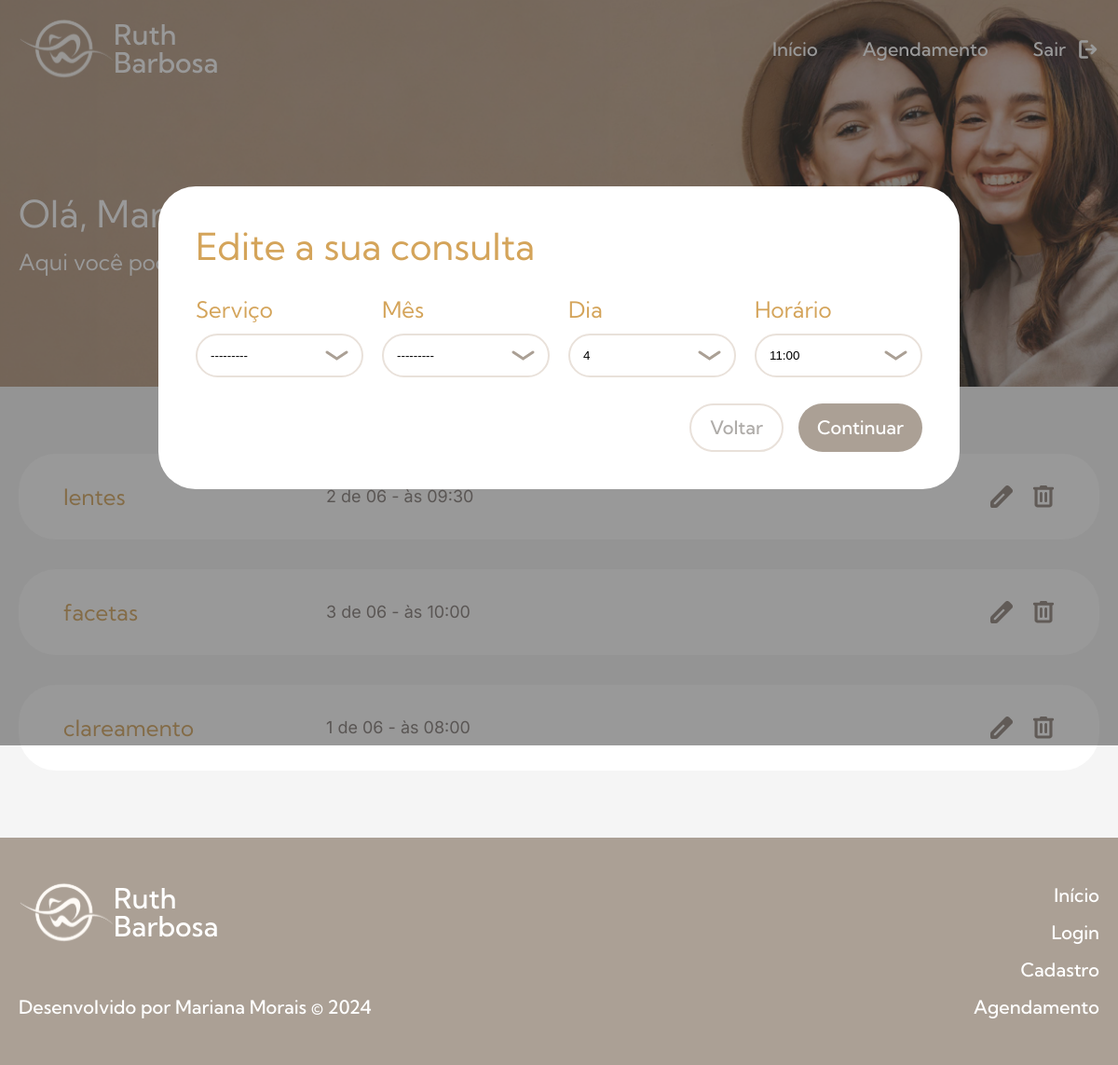
Screenshot of /reagendamento/1/1 with the database file from the repository.
### agendamento/models.py (models this page shows, shortened)
class Consulta(models.Model):
    OPCOES_SERVICO = [
        ("Clareamento dental", "Clareamento dental"),
        ("Facetas", "Facetas"),
        ("Lentes de Contato", "Lentes de Contato"),
        ("Tratamento de Canal", "Tratamento de Canal"),
        ("Tratamento de Gengiva", "Tratamento de Gengiva"),
    ]
    OPCOES_MES = [
        ("Junho", "Junho"),
        ("Julho", "Julho"),
        ("Agosto", "Agosto"),
    ]
    OPCOES_DIA = [
        (1, 1),
        (2, 2),
        (3, 3),
        (4, 4),
        (5, 5),
        (6, 6),
        (7, 7),
        (8, 8),
        (9, 9),
        (10, 10),
    ]
    OPCOES_HORARIO = [
        ("08:00", "08:00"),
        ("08:30", "08:30"),
        ("09:00", "09:00"),
        ("09:30", "09:30"),
        ("10:00", "10:00"),
        ("10:30", "10:30"),
        ("11:00", "11:00"),
        ("11:30", "11:30"),
        ("12:00", "12:00"),
        ("12:30", "12:30"),
    ]
    servico = models.CharField(max_length=100, choices=OPCOES_SERVICO, null=False, blank=False)
    mes = models.CharField(max_length=20, choices=OPCOES_MES, null=False, blank=False)
    dia = models.IntegerField(choices=OPCOES_DIA, null=False, blank=False)
    horario = models.CharField(max_length=100, choices=OPCOES_HORARIO, null=False, blank=False)
    cliente = models.ForeignKey(
        User, on_delete=models.SET_NULL, null=True, blank=False
    )

### agendamento/views.py (the view)
# urls.py: path('reagendamento/1/<int:consulta_id>', reagendamento_1, name='reagendamento_1'),
def reagendamento_1(request, consulta_id):
    consulta = get_object_or_404(Consulta, id=consulta_id)
    form = ConsultaForms(instance=consulta)
    consultas = Consulta.objects.filter(cliente=request.user.id)
    if request.method == 'POST':
        form = ConsultaForms(request.POST, instance=consulta)
        if form.is_valid():
            form.save()
            return redirect('pagina_usuario')
    return render(request, 'agendamento/reagendamento_1.html', {'form': form, 'consulta_id': consulta_id, 'cards': consultas})

### agendamento/forms.py
class ConsultaForms(forms.ModelForm):
    class Meta:
        model = Consulta
        exclude = ['cliente']
        labels = {
            'mes': 'Mês',
            'horario': 'Horário',
            'servico': 'Serviço',
        }
        widgets = {
            'servico': forms.Select(attrs={'class': 'select'}),
            'mes': forms.Select(attrs={'class': 'select'}),
            'dia': forms.Select(attrs={'class': 'select'}),
            'horario': forms.Select(attrs={'class': 'select',
                                           'max-height': '100px', 'style': 'overflow-y: auto'}),
            'cliente': forms.HiddenInput(),
        }

### templates/agendamento/reagendamento_1.html (shortened to what this page needs)
{% extends 'base.html' %}
{% load static %}
{% block content %}
<div class="reagendamento-bg">
    <section class="reagendamento container">
        <form action="{% url 'reagendamento_1' consulta_id %}" method="POST" enctype="multipart/form-data" class="reagendamento-form">
            <h2 class="titulo2 c9">Edite a sua consulta</h2>
            <div class="reagendamento-select-flex">
                {% for field in form.visible_fields %}
                <div>
                    <label for="{{ field.id_for_label }}" class="titulo3 c9 ">{{ field.label }}</label>
                    {{ field }}
                </div>
                {% endfor %}
            </div>
            <div class="cancelamento-botoes">
                <a href="{% url 'pagina_usuario' %}" class="botao4">Voltar</a>
                <button type="submit" class="botao2">Continuar</button>
            </div>
        </form>
    </section>
</div>
<div class="usuario-bg">
    {% include 'partials/_header_usuario.html' %}
    <article class="usuario-intro container w">
        <h2 class="titulo2">Olá, Mariana!</h2>
        <p class="titulo3">Aqui você pode verificar, remarcar ou cancelar as suas consultas.</p>
    </article>
</div>
<section class="usuario-lista-bg">
    <ul class="usuario-lista container">
        {% if cards %}
        {% for item in cards %}
        <li class="usuario-lista-item">
            <p class="titulo3 c9">{{item.servico}}</p>
            <span class="fonte3 c6">{{item.dia}} de {{item.mes}} - às {{item.horario}}</span>
            <div class="usuario-lista-item-icones">
                <a href="{% url 'reagendamento_1' item.id %}"><img src="{% static 'imagens/icones/edit.svg' %}" alt="Editar"></a>
                <a href="{% url 'cancelamento_1' item.id %}"><img src="{% static 'imagens/icones/lixeira.svg' %}" alt="Deletar"></a>
            </div>
        </li>
        {% endfor %}
        {% endif %}
    </ul>
</section>
{% include 'partials/_footer_1.html' %}
{% endblock %}

### rows the page displays
Consulta: visible_fields "---------" "---------" "4" "11:00"
Consulta: servico "lentes", dia "2", mes "06", horario "09:30"
Consulta: servico "facetas", dia "3", mes "06", horario "10:00"
Consulta: servico "clareamento", dia "1", mes "06", horario "08:00"

### other values shown
{{ field.label }} "Serviço" "Mês" "Dia" "Horário"
